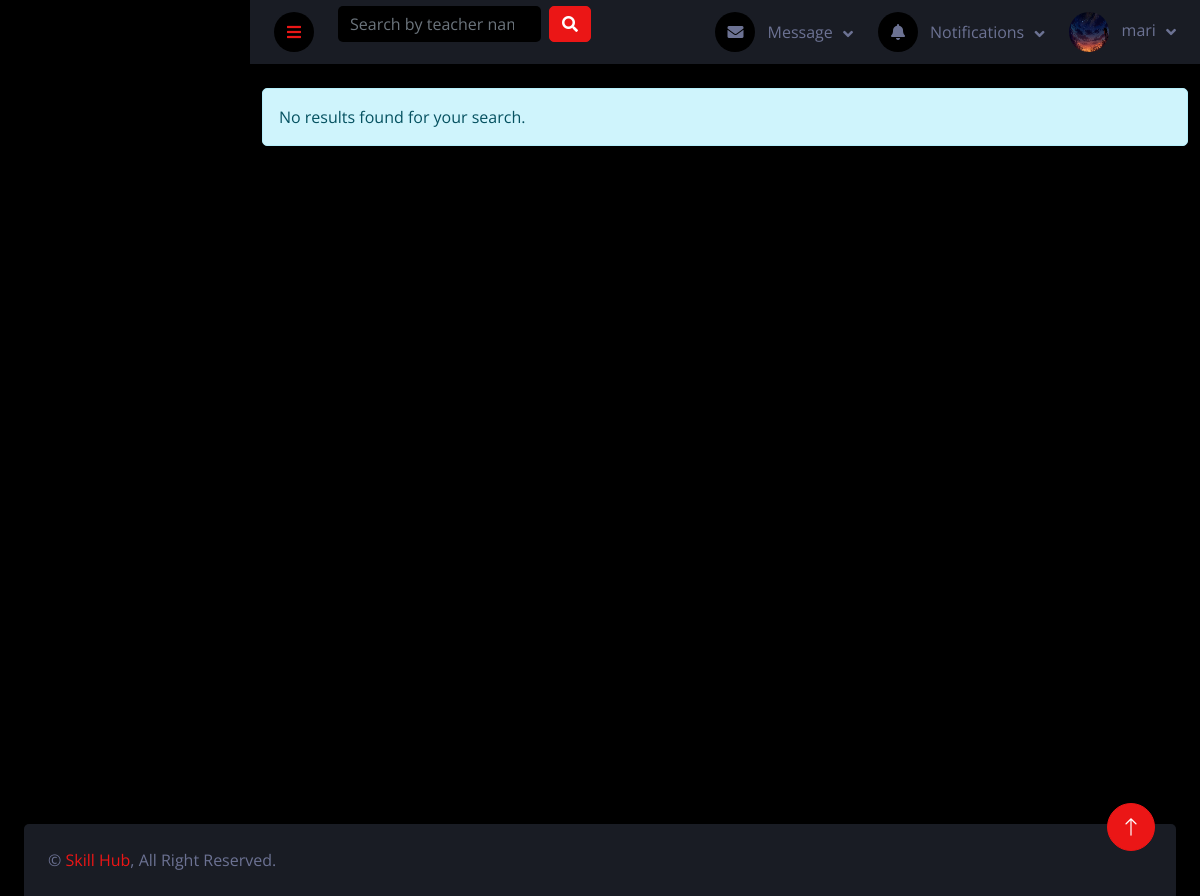
/teaching/search/ (signed in), run on the app's committed database.
### users/models.py (models this page shows, shortened)
class User(AbstractUser):
    ROLES = (
        ('student', 'Student'),
        ('teacher', 'Teacher'),
    )
    role = models.CharField(max_length=10, choices=ROLES)
    bio = models.TextField(blank=True, null=True)
    profile_picture = models.ImageField(upload_to='profile_pictures/', blank=True, null=True)
    date_joined = models.DateTimeField(auto_now_add=True)
    updated_at = models.DateTimeField(auto_now=True)
    class Meta:
        verbose_name = 'User'
        verbose_name_plural = 'Users'

### teaching/views.py (the view)
# urls.py: path('search/', views.search_teachers, name='search_teachers'),
def search_teachers(request):
    query = request.GET.get('q', '').strip()
    if query:
        teachers = TeacherProfile.objects.filter(
            Q(user__username__icontains=query) |
            Q(user__first_name__icontains=query) |
            Q(user__last_name__icontains=query) |
            Q(skills__name__icontains=query)
        ).distinct()
    else:
        teachers = TeacherProfile.objects.none()
    return render(request, 'teaching/search_results.html', {'teachers': teachers, 'query': query})

### bookings/context_processors.py (called while the page is built)
def unread_notifications(request):
    if request.user.is_authenticated:
        notifications = Notification.objects.filter(recipient=request.user, is_read=False)
        return {'notifications': notifications}
    return {'notifications': []}

### users/context_processors.py (called while the page is built)
def navbar_data(request):
    if request.user.is_authenticated:
        messages = Message.objects.filter(receiver=request.user).order_by('-timestamp')[:5]
        notifications = Notification.objects.filter(user=request.user).order_by('-timestamp')[:5]
        return {'messages': messages, 'notifications': notifications}
    return {}

### teaching/templates/teaching/search_results.html (shortened to what this page needs)
{% extends 'base.html' %}
{% block content %}
<div class="container mt-4">
    {% if teachers %}
    <div class="row row-cols-1 row-cols-md-2 row-cols-lg-3 g-4">
        {% for teacher in teachers %}
        <div class="col">
            <div class="card h-100">
                {% if teacher.profile_picture %}
                    <img src="{{ teacher.profile_picture.url }}" class="card-img-top" alt="{{ teacher.user.get_full_name }}" style="height: 200px; object-fit: cover;">
                {% else %}
                    <div class="card-img-top bg-secondary text-white d-flex align-items-center justify-content-center" style="height: 200px;">
                        <i class="fas fa-user fa-3x"></i>
                    </div>
                {% endif %}
                <div class="card-body">
                    <h5 class="card-title">{{ teacher.user.get_full_name }}</h5>
                    {% if teacher.title %}
                        <h6 class="card-subtitle mb-2 text-muted">{{ teacher.title }}</h6>
                    {% endif %}
                    {% if teacher.bio %}
                        <p class="card-text">{{ teacher.bio|truncatewords:25 }}</p>
                    {% endif %}
                    {% if teacher.skills.all %}
                        <div class="mb-2">
                            <strong>Skills:</strong>
                            <div class="mt-1">
                                {% for skill in teacher.skills.all %}
                                    <span class="badge bg-primary me-1">{{ skill.name }}</span>
                                {% endfor %}
                            </div>
                        </div>
                    {% endif %}
                    {% if teacher.hourly_rate %}
                        <p class="card-text">
                            <strong>Rate:</strong> ${{ teacher.hourly_rate }}/hour
                        </p>
                    {% endif %}
                </div>
                <div class="card-footer bg-transparent">
                    <div class="d-flex justify-content-between align-items-center">
                        <a href="{% url 'teacher_profile' teacher.id %}" class="btn btn-primary">View Profile</a>
                        {% if teacher.rating %}
                            <div class="text-warning">
                                <i class="fas fa-star"></i>
                                <span>{{ teacher.rating|floatformat:1 }}</span>
                            </div>
                        {% endif %}
                    </div>
                </div>
            </div>
        </div>
        {% endfor %}
    </div>
    {% else %}
        <div class="alert alert-info">
            No results found for your search.
        </div>
    {% endif %}
</div>
{% endblock %}

### templates/components/navbar.html (shortened to what this page needs)
<nav class="navbar navbar-expand bg-secondary navbar-dark sticky-top px-4 py-0">
    <a href="#" class="sidebar-toggler flex-shrink-0">
        <i class="fa fa-bars"></i>
    </a>
    <form class="d-none d-md-flex ms-4" action="{% url 'search_teachers' %}" method="get">
        <input
                class="form-control bg-dark border-0"
                type="search"
                name="q"
                placeholder="Search by teacher name or skill..."
                value="{{ request.GET.q|default:'' }}">
        <button class="btn btn-primary ms-2" type="submit">
            <i class="fa fa-search"></i>
        </button>
    </form>
    <div class="navbar-nav align-items-center ms-auto">
        <div class="nav-item dropdown">
            <a href="#" class="nav-link dropdown-toggle" data-bs-toggle="dropdown">
                <i class="fa fa-envelope me-lg-2"></i>
                <span class="d-none d-lg-inline-flex">Message</span>
            </a>
        </div>
        <div class="nav-item dropdown">
            <a href="#" class="nav-link dropdown-toggle" data-bs-toggle="dropdown">
                <i class="fa fa-bell me-lg-2"></i>
                <span class="d-none d-lg-inline-flex">Notifications</span>
            </a>
        </div>
        <div class="nav-item dropdown">
            <a href="#" class="nav-link dropdown-toggle" data-bs-toggle="dropdown">
                {% if user.profile_picture %}
                <img class="rounded-circle me-lg-2" src="{{ user.profile_picture.url }}" alt=""
                     style="width: 40px; height: 40px;">
                {% else %}
                <div class="rounded-circle me-lg-2 bg-light d-flex align-items-center justify-content-center"
                     style="width: 40px; height: 40px;">
                    <i class="fas fa-user"></i>
                </div>
                {% endif %}
                <span class="d-none d-lg-inline-flex">{{ request.user.username }}</span>
            </a>
        </div>
    </div>
</nav>

### static/css/style.css (style rules this page uses)
:root { --primary: #EB1616; --secondary: #191C24; --light: #6C7293; --dark: #000000; }
.btn { transition: .5s; }
.content .navbar .navbar-nav .nav-link { margin-left: 25px; padding: 12px 0; color: var(--light); outline: none; }
.content .navbar .sidebar-toggler, .content .navbar .navbar-nav .nav-link i { width: 40px; height: 40px; display: inline-flex; align-items: center; justify-content: center; background: var(--dark); border-radius: 40px; }
.content .navbar .dropdown-toggle::after { margin-left: 6px; vertical-align: middle; border: none; content: "\f107"; font-family: "Font Awesome 5 Free"; font-weight: 900; transition: .5s; }

### data on the page
User: profile_picture (picture), user.username "mari"
